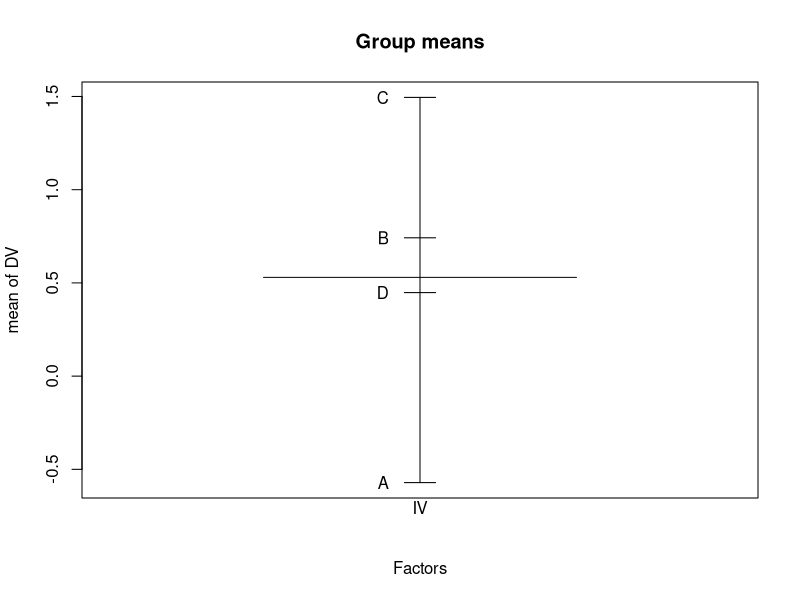
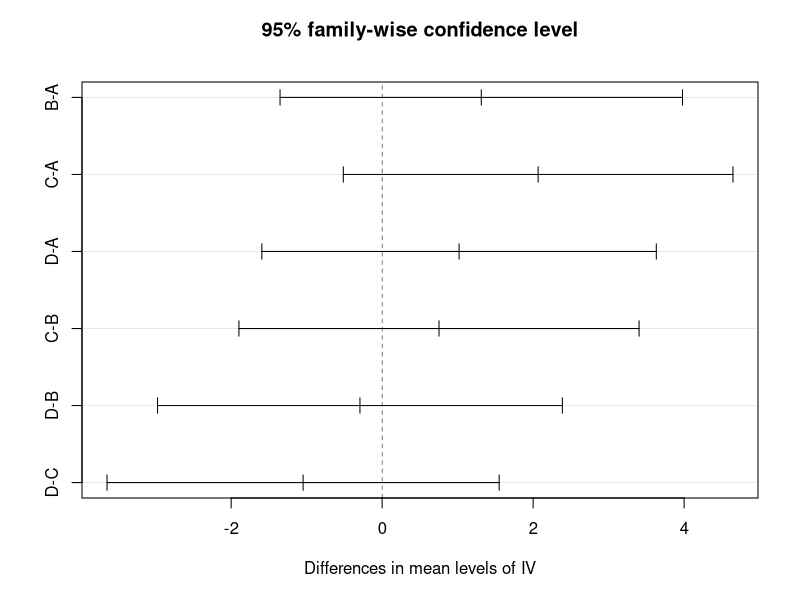
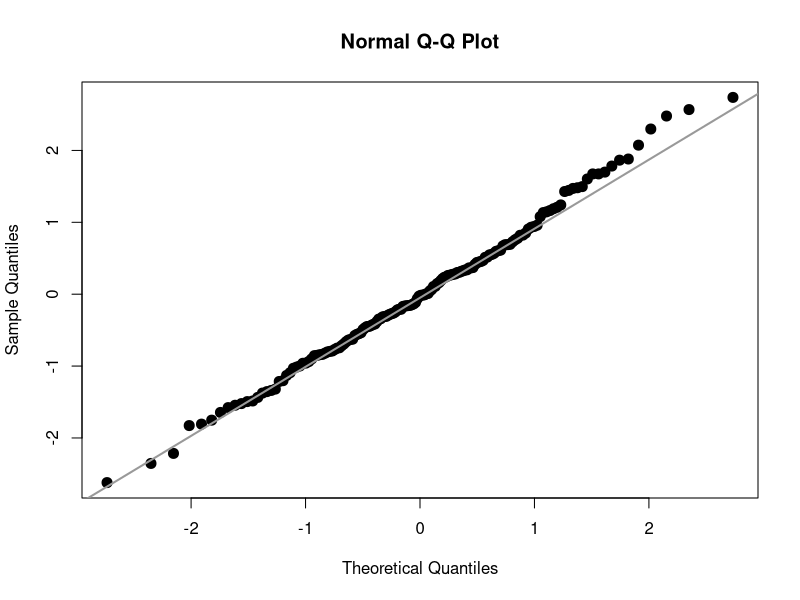
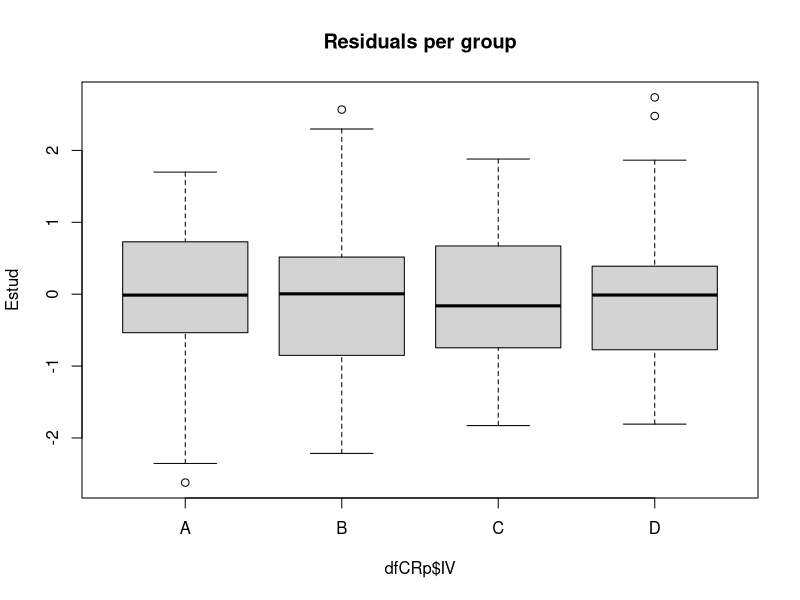

Reproduce these figures in R, in order.
## ---- chunk 1
wants <- c("car", "multcomp")
has   <- wants %in% rownames(installed.packages())
if(any(!has)) install.packages(wants[!has])
## ---- chunk 2
set.seed(1.234)
P     <- 4
Nj    <- c(41, 37, 42, 40)
muJ   <- rep(c(-1, 0, 1, 2), Nj)
dfCRp <- data.frame(IV=factor(rep(LETTERS[1:P], Nj)),
                    DV=rnorm(sum(Nj), muJ, 5))
## ---- chunk 3
plot.design(DV ~ IV, fun=mean, data=dfCRp, main="Group means")
## ---- chunk 4
oneway.test(DV ~ IV, data=dfCRp, var.equal=TRUE)
## ---- chunk 5
oneway.test(DV ~ IV, data=dfCRp, var.equal=FALSE)
## ---- chunk 6
aovCRp <- aov(DV ~ IV, data=dfCRp)
summary(aovCRp)
model.tables(aovCRp, type="means")
## ---- chunk 7
(anovaCRp <- anova(lm(DV ~ IV, data=dfCRp)))
## ---- chunk 8
anova(lm(DV ~ 1, data=dfCRp), lm(DV ~ IV, data=dfCRp))
## ---- chunk 9
anovaCRp["Residuals", "Sum Sq"]
## ---- chunk 10
dfSSb <- anovaCRp["IV",        "Df"]
SSb   <- anovaCRp["IV",        "Sum Sq"]
MSb   <- anovaCRp["IV",        "Mean Sq"]
SSw   <- anovaCRp["Residuals", "Sum Sq"]
MSw   <- anovaCRp["Residuals", "Mean Sq"]
## ---- chunk 11
(etaSq <- SSb / (SSb + SSw))
(omegaSq <- dfSSb * (MSb-MSw) / (SSb + SSw + MSw))
(f <- sqrt(etaSq / (1-etaSq)))
## ---- chunk 12
cntrMat <- rbind("A-D"          =c(  1,   0,   0,  -1),
                 "1/3*(A+B+C)-D"=c(1/3, 1/3, 1/3,  -1),
                 "B-C"          =c(  0,   1,  -1,   0))
library(multcomp)
summary(glht(aovCRp, linfct=mcp(IV=cntrMat), alternative="less"),
        test=adjusted("none"))
## ---- chunk 13
pairwise.t.test(dfCRp$DV, dfCRp$IV, p.adjust.method="bonferroni")
## ---- chunk 14
(tHSD <- TukeyHSD(aovCRp))
## ---- chunk 15
plot(tHSD)
## ---- chunk 16
Estud <- rstudent(aovCRp)
qqnorm(Estud, pch=20, cex=2)
qqline(Estud, col="gray60", lwd=2)
## ---- chunk 17
shapiro.test(Estud)
## ---- chunk 18
plot(Estud ~ dfCRp$IV, main="Residuals per group")
## ---- chunk 19
library(car)
leveneTest(aovCRp)
## ---- chunk 20
try(detach(package:car))
try(detach(package:nnet))
try(detach(package:MASS))
try(detach(package:multcomp))
try(detach(package:survival))
try(detach(package:mvtnorm))
try(detach(package:splines))
